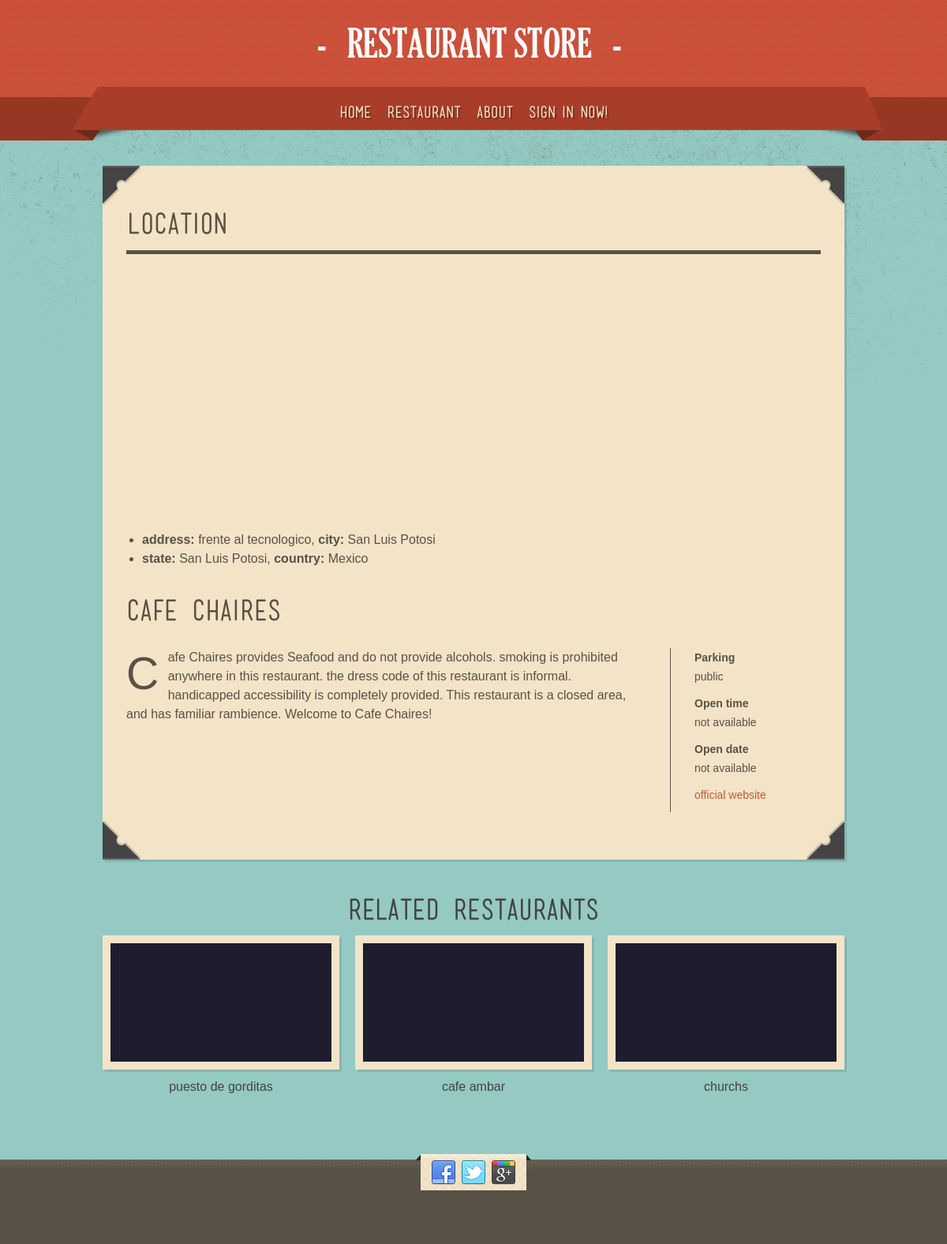
Screenshot of /rec/?id=4 with the database file from the repository.
### food/models.py (models this page shows)
class Geoplace(models.Model):
    placeID = models.IntegerField(verbose_name="place_id")
    latitude = models.FloatField(verbose_name="latitude")
    longitude = models.FloatField(verbose_name="longitude")
    the_geom_meter = models.CharField(max_length=50, verbose_name="geom_meter")
    name = models.CharField(max_length=50, verbose_name="name")
    address = models.CharField(max_length=50, verbose_name="address")
    city = models.CharField(max_length=10, verbose_name="city")
    state = models.CharField(max_length=10, verbose_name="state")
    country = models.CharField(max_length=10, verbose_name="country")
    fax = models.IntegerField(verbose_name="fax")
    zip = models.IntegerField(verbose_name="zip")
    alcohol = models.CharField(max_length=20, verbose_name="alcohol")
    smoking_area = models.CharField(max_length=30, verbose_name="smoking")
    dress_code = models.CharField(max_length=10, verbose_name="dress code")
    accessibility = models.CharField(max_length=30, verbose_name="accessibility")
    price = models.CharField(max_length=10, verbose_name="price")
    url = models.CharField(max_length=100, verbose_name="url")
    Rambience = models.CharField(max_length=10, verbose_name="rambience")
    franchise = models.CharField(max_length=1, verbose_name="franchise")
    area = models.CharField(max_length=10, verbose_name="area")
    other_services = models.CharField(max_length=10, verbose_name="otherservices")

class Parking(models.Model):
    placeID = models.IntegerField(verbose_name="place_id")
    parking_lot = models.CharField(max_length=20, verbose_name="parking")

### food/views.py (the view)
# urls.py: url(r'^rec/', views.getRestaurants),
def getRestaurants(request):
    restaurantId = request.GET["id"]
    restaurant = Geoplace.objects.filter(id=restaurantId)[0]
    open_time = Hours.objects.filter(placeID=restaurant.placeID)
    if open_time is None or len(open_time) == 0:
        open_time = Hours()
        open_time.days = "not available"
        open_time.hours = "not available"
    else:
        open_time = open_time[0]
    parking = Parking.objects.filter(placeID=restaurant.placeID)
    if parking is None or len(parking) == 0:
        parking = Parking()
        parking.parking_lot = "not available"
    else:
        parking = parking[0]
    description = getDescription(restaurant)
    restaurants = Geoplace.objects.all()
    related = restaurants[0:3]
    return render(request, 'res.html', locals())

### templates/res.html (shortened to what this page needs)
<!doctype html>
 <html class="no-js" lang="en">
<head>
    {% load staticfiles %}
	<link rel="stylesheet" media="screen" href={% static "css/superfish.css"%} />
	<link rel="stylesheet" media="all" href={% static "css/nivo-slider.css"%}  />
	<link rel="stylesheet" media="all" href={% static "css/tweet.css" %} />
	<link rel="stylesheet" href={% static "css/style.css"%}>
	<link rel="stylesheet" media="all" href={% static "css/lessframework.css"%}/>
    </head>
    <body>
	<header>
		<div class="wrapper cf">
			<div id="logo">
				<a href="index.html" ><img alt="" src={% static "img/logo.png" %} /></a>
			</div>
		</div>
		<nav class="cf">
			<div class="wrapper cf">
				<ul id="nav" class="sf-menu">
					<li><a href="/index/">HOME<i><b></b></i></a></li>
                    <li><a href="/rec/?id={{ restaurant.id }}">RESTAURANT<i><b></b></i></a></li>
					<li><a href="/about/">ABOUT<i><b></b></i></a></li>
                    {% if request.user.is_authenticated %}
                        <li><a href="/info/">INFO<i><b></b></i></a></li>
					    <li><a href="/logout/">LOG OUT {{ request.user.username }}<i><b></b></i></a></li>
                    {% else %}
                        <li><a href="/sign/"  class="current-menu-item">SIGN IN NOW!<i><b></b></i></a></li>
                    {% endif %}
				</ul>
			</div>
		</nav>
	</header>
	<div role="main" id="main">
		<div class="wrapper">
			<div class="page-content portfolio-content">
	        	<div class="entry-content cf">
				<h2 class="heading">Location</h2>
				<div id="map_canvas"></div>
                <div>
                    <div class="lists-heart">
						<ul>
							<li><strong>address:</strong> {{ restaurant.address }}, <strong>city:</strong> {{ restaurant.city }}</li>
							<li><strong>state: </strong>{{ restaurant.state }}, <strong>country: </strong>{{ restaurant.country }}</li>
						</ul>
					</div>
                </div>
					<h2>{{ restaurant.name }}</h2>
                    <br/>
	        		<div class="project-content">
		        		<p class="dropcap">{{ description }}</p>
	        		</div>
					<div class="project-info">
						<p><strong>Parking</strong>{{ parking.parking_lot }}</p>
						<p><strong>Open time</strong>{{ open_time.hours }}</p>
                        <p><strong>Open date</strong>{{ open_time.days }}</p>
						<p><a href="{{ restaurant.url }}" >official website</a></p>
					</div>
				</div>
				<div class="c-1"></div>
				<div class="c-2"></div>
				<div class="c-3"></div>
				<div class="c-4"></div>
			</div>
			<div class="related-projects">
				<h2 class="related-heading">Related Restaurants</h2>
				<ul class="related-list cf">
                    {% for res in related %}
                        <li>
                            <a href="/rec/?id={{ res.id }}" class="thumb"><img alt="" src={% static "img/dummies/560x300a.jpg" %} /></a>
                            <a href="/rec/?id={{ res.id }}" class="heading">{{ res.name }}</a>
					    </li>
                    {% endfor %}
				</ul>
			</div>
	  </div>
	</div>
	<footer>
		<div class="wrapper cf">
			<div class="sb-holder cf">
				<ul id="social-bar" class="cf">
					<li class="left-corner"></li>
					<li><a href="http://www.facebook.com"  title="Become a fan" ><img alt="Facebook" src={% static "img/social/Facebook.png" %} /></a></li>
					<li><a href="http://www.twitter.com" title="Follow my tweets" ><img alt="twitter" src={% static "img/social/Twitter.png" %} /></a></li>
					<li><a href="http://www.google.com"  title="Add to the circle" ><img alt="Google plus" src={% static "img/social/Google+.png"%}  /></a></li>
					<li class="right-corner"></li>
				</ul>
			</div>
		</div>
	</footer>
</body>
</html>

### food/static/css/superfish.css (style rules this page uses)
.sf-menu, .sf-menu * { margin: 0; padding: 0; list-style: none; }
.sf-menu li { float: left; position: relative; }
.sf-menu a { display: block; position: relative; }

### food/static/css/lessframework.css (style rules this page uses)
.wrapper { width: 940px; }
#nav { display: block; }

### food/static/css/elements.css (style rules this page uses)
.dropcap:first-letter { font-size: 3.571em; line-height: 0.76em; padding: 0.2em 0.2em 0 0; float: left; display: block; color: #585246; }
.lists-check ul, .lists-arrow ul, .lists-plus ul, .lists-star ul, .lists-heart ul { margin-bottom: 30px; margin-left: 20px; }
.lists-heart ul { list-style-image: url(../img/bullets/heart.png); line-height: 1.5em; }

### rows the page displays
Geoplace: address "frente al tecnologico", city "San Luis Potosi", state "San Luis Potosi", country "Mexico", name "Cafe Chaires"
Parking: parking_lot "public"
Geoplace: name "puesto de gorditas"
Geoplace: name "cafe ambar"
Geoplace: name "churchs"

### other values shown
{{ open_time.hours }} "not available"
{{ open_time.days }} "not available"
